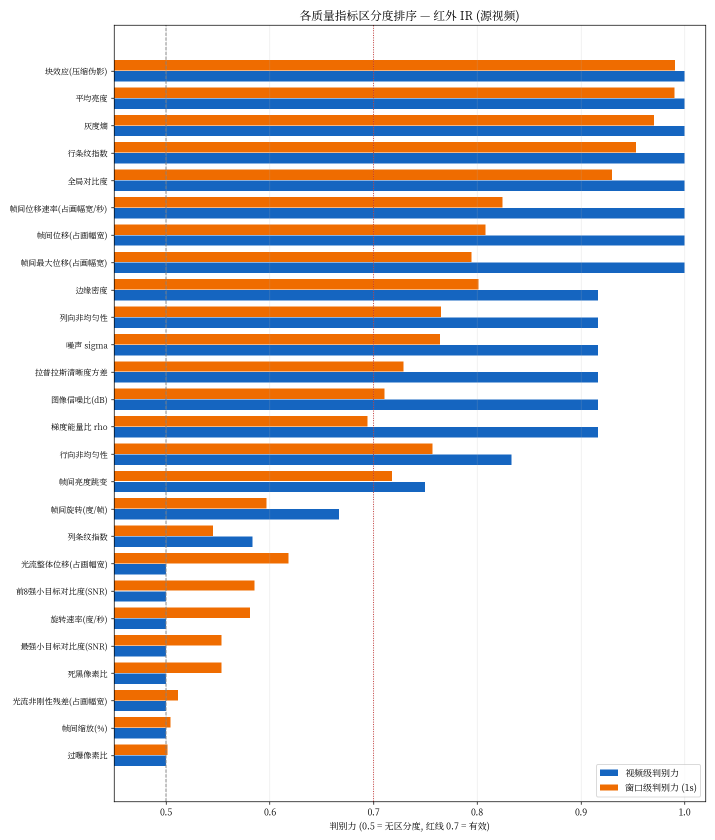
#> input picture manu/video_quality/report/chart_auc_ir.png, 1430 x 1679 px (shown at 1/2 size); its folder holds only this picture in this run
$ python -i regression_v2.py   (imports and definitions only)
#> lines starting #> are read from the running program, lines starting #| are printed output that depends on the picture; after the words box and inside, x2 and y2 are one past the last pixel; in counts of white or black regions, pixels touching at a corner belong together
#!/usr/bin/env python3
# -*- coding: utf-8 -*-
"""三分法回归验证体系（任务书 §三 + §四.1）——G3 序列级切分 + G4 回归测试。

本模块是**「好 / 一般 / 跟丢」三分法**与**序列级隔离切分**的唯一 owner：
``run_eval_v2.py`` 只在需要时惰性导入它，避免与主流程产生循环依赖。

三分法判定（任务书 §三原文口径）
--------------------------------
============ ========================================================== ====================
类别          客观标准                                                    用途
============ ========================================================== ====================
好片段        5 帧全程稳定跟住，且末帧 ``CLE_{t+4} ≤ 3 px``（任务书给死）  70% 标定 / 30% 留出
一般片段      未完全跟丢，但 ``3 px < CLE_{t+4} ≤ 容限``，或双跟踪器分歧    临界敏感性（不参与定标）
跟丢片段      原始画面下真实跟踪失锁（``CLE_{t+4} > 容限``）                盲测拦截验证集
============ ========================================================== ====================

🔴 **「好片段」的 3 px 是任务书给死的常量**（``GOOD_CLE_PX``），不得由本实现自行调整。

双臂合成规则（跨家族纪律：两臂**并列判定、不合并求平均**）
--------------------------------------------------------
* **每臂各自分类**（``class_<arm>``）：``CLE ≤ 3 px`` 且 5 帧稳定 ⇒ 好；
  ``CLE ≤ 容限`` ⇒ 一般；否则（硬失败或超容限）⇒ 跟丢。
* **数据集级三类**（``class_ds``，用两条主臂 XCorr / KCF 合成）：

  ============================== ==========================================
  条件                            数据集级类别
  ============================== ==========================================
  两臂都「好」                    好片段
  两臂都「跟丢」                  跟丢片段
  一臂好、一臂跟丢（**分歧**）      一般片段（任务书 §三「临界窗口」）
  一臂跟丢、另一臂一般             跟丢片段
  其余（两臂都一般）               一般片段
  ============================== ==========================================

序列级 7:3 切分（G3）
--------------------
按 ``seq_id`` **整条**切：70% 标定集 / 30% 留出集，切分种子固定并写入产物。
膝点反解**只用标定集**；留出集**零参与阈值搜索**（连退化仿真都不做）。

真实坏片盲测（G4）
------------------
坏组红外源片**没有标注 GT**，沿用 v1（``manu/video_quality/``）口径：
* **故障窗** = 视频**最后 5 秒**（``vq_tail.clip_slices`` 同款：``round(fps × 5)`` 帧）；
* **坏组黑边（pillarbox）检测裁边** = 复用 v1 的 ``vq_metrics.detect_content_box``
  （逐行/逐列**最大值** ≤ 16 判黑边，首尾连续黑边段，剩余内容 < 25% 则不裁），
  🔴 **不裁边会把坏片「测成」清晰**（黑边硬边缘抬高拉普拉斯能量）；
* 坏片**同样没有目标框** ⇒ ROI 由 **DoG 小目标响应自动选取**（每帧取最显著处），
  这对坏片是**最有利**的假设（若有目标必被选中）⇒ 拦截结论偏保守。
* 🔴 坏片只有 2 条 ⇒ 所有基于真实坏片的结论**只能标注为「小样本级」**。

执行机：服务器 ``huangzhe@192.168.99.40:32222``（conda env ``uav``，依赖 cv2 + scipy）。
"""

from __future__ import annotations

import csv
import json
import math
import os
import random
import sys
from pathlib import Path

import numpy as np

HERE = Path(__file__).resolve().parent
REPO = HERE.parent
if str(HERE) not in sys.path:
    sys.path.insert(0, str(HERE))

from run_eval_v2 import (ALL_METRICS, TRACKER_FAMILIES,  # noqa: E402
                         roc_auc)
from target_roi_metrics import (GLOBAL_METRICS, LOCAL_METRICS,  # noqa: E402
                                compute_roi_metrics)

#: v1 的黑边检测算子住在 ``manu/video_quality/``（5 个调用点共用）⇒ 复用，不重写。
VQ_DIR = REPO / "manu" / "video_quality"
if str(VQ_DIR) not in sys.path:
    sys.path.insert(0, str(VQ_DIR))

#: 🔴 任务书 §三 给死的「好片段」末帧 CLE 上限（px）——**不得由实现自行调整**。
GOOD_CLE_PX = 3.0
#: 序列级切分比例与种子（G3：70% 标定 / 30% 留出，固定种子 ⇒ 可复现）
CALIB_RATIO = 0.7
SPLIT_SEED = 20261126
#: 两条**跨家族主臂**（数据集级三分法只用这两条判定）
PRIMARY_ARMS = ("xcorr", "kcf_legacy")

#: 对外只保留的三项 v2 核心指标（G5：约束线表只出这三项）
CORE_METRICS = ("target_local_contrast", "target_lap_var", "local_scr")
#: **膝点邻域**的相对半宽（§8.2「一般片段的指标分布是否落在膝点邻域」的判定带 =
#: 膝点值 x [1/1.5, 1.5]）。🔴 不能用「跟住率降到 0.5 的 X」当邻域端点——本轮净化底座上
#: 所有曲线的跟住率都**从不跌破 0.5**，那个量恒为 nan。
KNEE_BAND_FACTOR = 1.5
#: 辅助指标（进「辅助指标」表，**不进红线**）
AUX_METRICS = ("target_grad_mean", "surround_std", "surround_edge_density", "surround_blockiness")

CLASS_GOOD = "good"
CLASS_MEDIOCRE = "mediocre"
CLASS_LOST = "lost"

#: 真实坏片 / 好片对照（**只做红外**；可见光 OSD 不在本任务范围）
REAL_BAD_CLIPS = (
    ("120BT-04-红外02", "/mnt/data/xxxu/纵横挂飞/120BT-04-红外02.mp4"),
    ("130CT-02红外_IRT", "/mnt/data/xxxu/纵横挂飞/130CT-02红外_IRT.mp4"),
)
REAL_GOOD_CLIPS = (
    ("VIDEO00007", "/mnt/data/xxxu/朗基天香20260903/VIDEO00007_19700101_012038IR.h264"),
    ("VIDEO00008", "/mnt/data/xxxu/朗基天香20260903/VIDEO00008_19700101_012152IR.h264"),
)
#: 故障窗长度（秒）——v1 ``vq_tail.clip_slices`` 同款口径
FAULT_SECONDS = 5.0


# --------------------------------------------------------------------------- 基础判定
# [6 lines left out: function _to_float, not called in this run]


def tolerance_for(target_w: float, target_h: float) -> float:
    """「跟住」容限（任务书口径）：``max(5 px, 0.5 × max(w, h))``。"""
    return max(5.0, 0.5 * max(float(target_w), float(target_h)))


# [118 lines left out: functions classify_arm, classify_dataset, split_sequences, verify_split_disjoint, read_clean_rows, classify_rows and 1 more, not called in this run]


def read_class_csv(path: Path) -> list[dict]:
    with open(path, encoding="utf-8") as handle:
        return list(csv.DictReader(handle))


# [14 lines left out: function write_split_csv, not called in this run]


def read_split_csv(path: Path) -> dict[str, str]:
    with open(path, encoding="utf-8") as handle:
        return {row["seq_id"]: row["split"] for row in csv.DictReader(handle)}


# --------------------------------------------------------------------------- 约束线读取
# [72 lines left out: functions read_constraint_lines, detect_content_box, read_tail_frames, not called in this run]


def detect_saliency_roi(frame: np.ndarray, reference_width: int = 640) -> tuple[float, float, float, float]:
    """**自动目标 ROI**（DoG 小目标响应峰值）——真实坏片**没有 GT** 时的唯一可行口径。

    * DoG = ``G(σ=1) - G(σ=4)``（与 v1 ``vq_metrics`` 的小目标响应同款算子）；
    * 峰值位置 ⇒ ROI 中心；峰值邻域的连通域包围盒 ⇒ ROI 尺寸；
    * 尺寸按画面宽度相对 ``reference_width`` 线性缩放（坏片 1280 px 宽 vs 好片 640 px 宽）；
    * 搜索范围**内缩 8 px**，避免 ROI 落在画面边缘。
    """
    import cv2

    height, width = frame.shape[:2]
    scale = width / float(reference_width)
    dog = (cv2.GaussianBlur(frame, (0, 0), 1.0).astype(np.float32)
           - cv2.GaussianBlur(frame, (0, 0), 4.0).astype(np.float32))
    # 🔴 ROI 搜索必须**避开画面边缘带**：坏组源片的内容底部有一条**硬边残影带**
    #    （v1 结论：黑边硬边缘会抬高拉普拉斯能量，把坏片「测成」清晰）。
    #    这里内缩 4%（≥16 px）⇒ ROI 不可能落在边缘伪影上，只能落在真实画面里。
    margin = max(16, int(round(0.04 * min(height, width))))
    masked = dog.copy()
    masked[:margin, :] = -np.inf
    masked[-margin:, :] = -np.inf
    masked[:, :margin] = -np.inf
    masked[:, -margin:] = -np.inf
    peak_y, peak_x = np.unravel_index(int(np.argmax(masked)), masked.shape)
    peak_value = float(dog[peak_y, peak_x])

    # ---- ROI 尺寸：峰值邻域内 DoG ≥ 0.5×峰值 的连通域包围盒
    half = 24
    y0, y1 = max(0, peak_y - half), min(height, peak_y + half + 1)
    x0, x1 = max(0, peak_x - half), min(width, peak_x + half + 1)
    patch = dog[y0:y1, x0:x1]
    box_w = box_h = 0
    if peak_value > 0:
        mask = (patch >= 0.5 * peak_value).astype(np.uint8)
        count, labels, stats, _ = cv2.connectedComponentsWithStats(mask, connectivity=8)
        label = labels[peak_y - y0, peak_x - x0]
        if label > 0:
            box_w = int(stats[label, cv2.CC_STAT_WIDTH])
            box_h = int(stats[label, cv2.CC_STAT_HEIGHT])
    if box_w < 3 or box_h < 3:            # 连通域退化 ⇒ 用 Anti-UAV 目标中位尺寸缩放
        box_w, box_h = int(round(29 * scale)), int(round(21 * scale))
    roi_w = float(min(max(box_w, max(9, round(9 * scale))), max(9, round(96 * scale))))
    roi_h = float(min(max(box_h, max(9, round(9 * scale))), max(9, round(96 * scale))))
    return float(peak_x), float(peak_y), roi_w, roi_h


# [258 lines left out: functions evaluate_real_clip, _rate_below, summarize_set, phase_classify, _load_clean_metrics, phase_blind and 1 more, not called in this run]

>>> import cv2
>>> picture = cv2.imread('../../manu/video_quality/report/chart_auc_ir.png', cv2.IMREAD_GRAYSCALE)
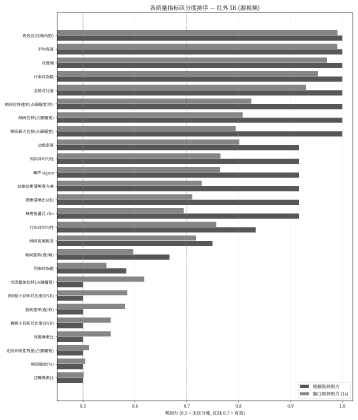
#> picture: shape (1679, 1430) (shown at 1/4 size); min 0, max 255, mean 210.8
>>> result = detect_saliency_roi(picture)
#> in detect_saliency_roi, `dog = (cv2.GaussianBlur(frame, (0, 0), 1.0).astype(np.float32) - cv2.G..`:
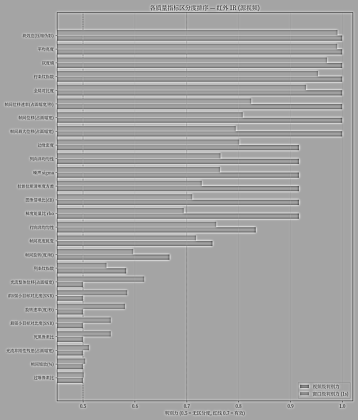
#> dog: shape (1679, 1430) float32 (shown at 1/4 size); min -132, max 73, mean 0; drawn with min black and max white
#> in detect_saliency_roi, `masked[:, -margin:] = -np.inf`:
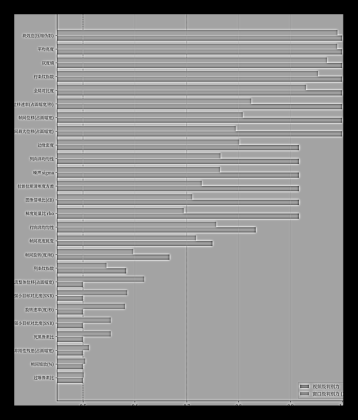
#> masked: shape (1679, 1430) float32 (shown at 1/4 size); 14.22% of the values are NaN or infinite; the others: min -126, max 71, mean -0.0196; drawn with min black, max white, NaN and infinite black
#> in detect_saliency_roi, `peak_y, peak_x = np.unravel_index(int(np.argmax(masked)), masked.shape)`: peak_y = 962; peak_x = 232
#> in detect_saliency_roi, `peak_value = float(dog[peak_y, peak_x])`: peak_value = 71
#> in detect_saliency_roi, `y0, y1 = max(0, peak_y - half), min(height, peak_y + half + 1)`: y0 = 938; y1 = 987
#> in detect_saliency_roi, `x0, x1 = max(0, peak_x - half), min(width, peak_x + half + 1)`: x0 = 208; x1 = 257
#> in detect_saliency_roi, `patch = dog[y0:y1, x0:x1]`:
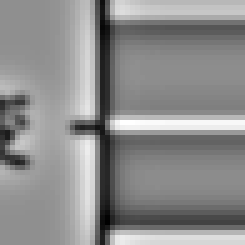
#> patch: shape (49, 49) float32 (shown 5 times larger); min -91, max 71, mean -1.3; drawn with min black and max white
#> in detect_saliency_roi, `mask = (patch >= 0.5 * peak_value).astype(np.uint8)`:
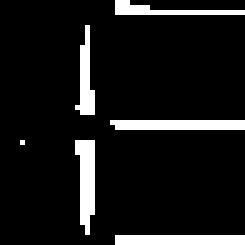
#> mask: shape (49, 49) (shown 5 times larger); values 0 (black) and 1 (white), 9.7% white; 6 white regions (1 under 20 px), largest, box (x1, y1, x2, y2) and area: (15, 28, 19, 47) 54, (22, 24, 49, 26) 53, (23, 47, 49, 49) 52, (15, 5, 19, 23) 38, (23, 0, 49, 3) 36
#> in detect_saliency_roi, `count, labels, stats, _ = cv2.connectedComponentsWithStats(mask, conne..`:
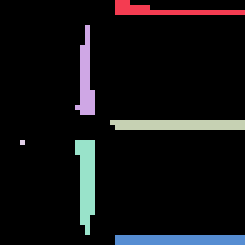
#> labels: shape (49, 49) int32 (shown 5 times larger); 7 distinct labels, from 0 to 6; one colour per label, 0 black
#> in detect_saliency_roi, `count, labels, stats, _ = cv2.connectedComponentsWithStats(mask, conne..`: count = 7; stats = [[0, 0, 49, 49, 2167], [23, 0, 26, 3, 36], [15, 5, 4, 18, 38], [22, 24, 27, 2, 53], [4, 28, 1, 1, 1], [15, 28, 4, 19, 54], [23, 47, 26, 2, 52]]
#> in detect_saliency_roi, `label = labels[peak_y - y0, peak_x - x0]`: label = 3
#> in detect_saliency_roi, `box_w = int(stats[label, cv2.CC_STAT_WIDTH])`: box_w = 27
#> in detect_saliency_roi, `box_h = int(stats[label, cv2.CC_STAT_HEIGHT])`: box_h = 2
#> result = (232, 962, 65, 47)

$ run again, on manu/video_quality/report/chart_auc_osd.png
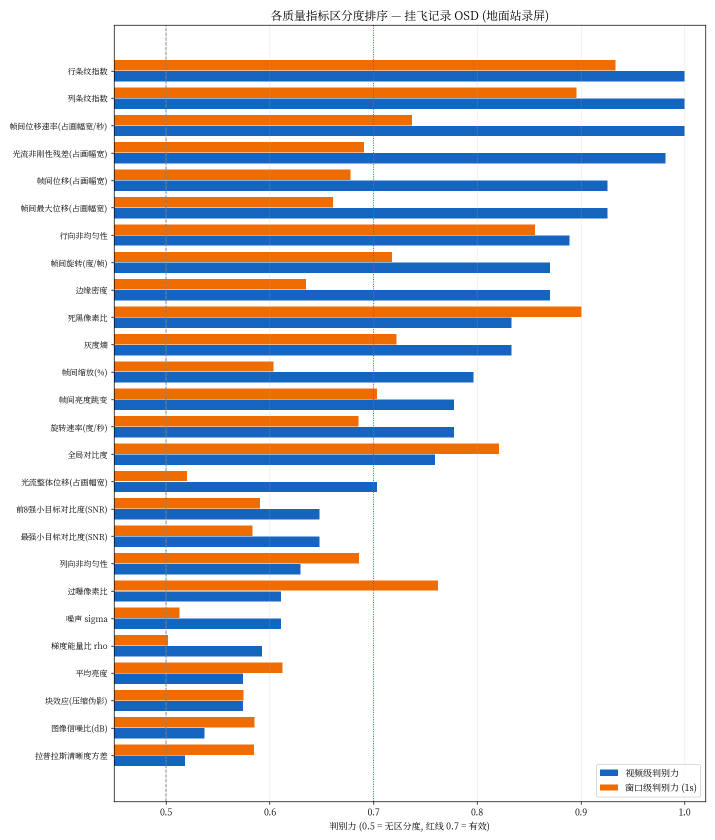
#> input picture manu/video_quality/report/chart_auc_osd.png, 1430 x 1679 px (shown at 1/2 size)
#> in detect_saliency_roi, `masked[:, -margin:] = -np.inf`:
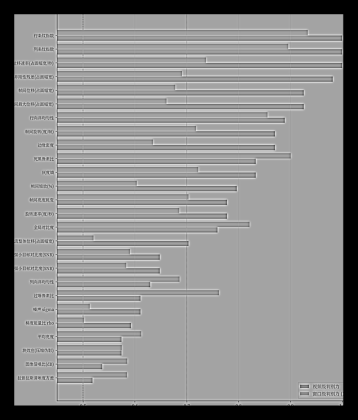
#> masked: shape (1679, 1430) float32 (shown at 1/4 size); 14.22% of the values are NaN or infinite; the others: min -126, max 71, mean -0.0119; drawn with min black, max white, NaN and infinite black
#> peak_y = 962; peak_x = 232
#> peak_value = 71
#> y0 = 938; y1 = 987
#> x0 = 208; x1 = 257
#> mask: shape (49, 49); values 0 (black) and 1 (white), 10.5% white; 6 white regions (1 under 20 px), largest, box (x1, y1, x2, y2) and area: (15, 28, 19, 47) 54, (22, 24, 49, 26) 53, (23, 47, 49, 49) 52, (15, 5, 19, 23) 39, (23, 0, 49, 3) 36
#> in detect_saliency_roi, `count, labels, stats, _ = cv2.connectedComponentsWithStats(mask, conne..`:
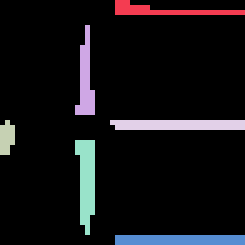
#> labels: shape (49, 49) int32 (shown 5 times larger); 7 distinct labels, from 0 to 6; one colour per label, 0 black
#> count = 7; stats = [[0, 0, 49, 49, 2150], [23, 0, 26, 3, 36], [15, 5, 4, 18, 39], [0, 24, 3, 7, 17], [22, 24, 27, 2, 53], [15, 28, 4, 19, 54], [23, 47, 26, 2, 52]]
#> label = 4
#> in detect_saliency_roi, `box_w = int(stats[label, cv2.CC_STAT_WIDTH])`: box_w = 27
#> in detect_saliency_roi, `box_h = int(stats[label, cv2.CC_STAT_HEIGHT])`: box_h = 2
#> result = (232, 962, 65, 47)

$ run again, on manu/video_quality/report/chart_auc_vis.png
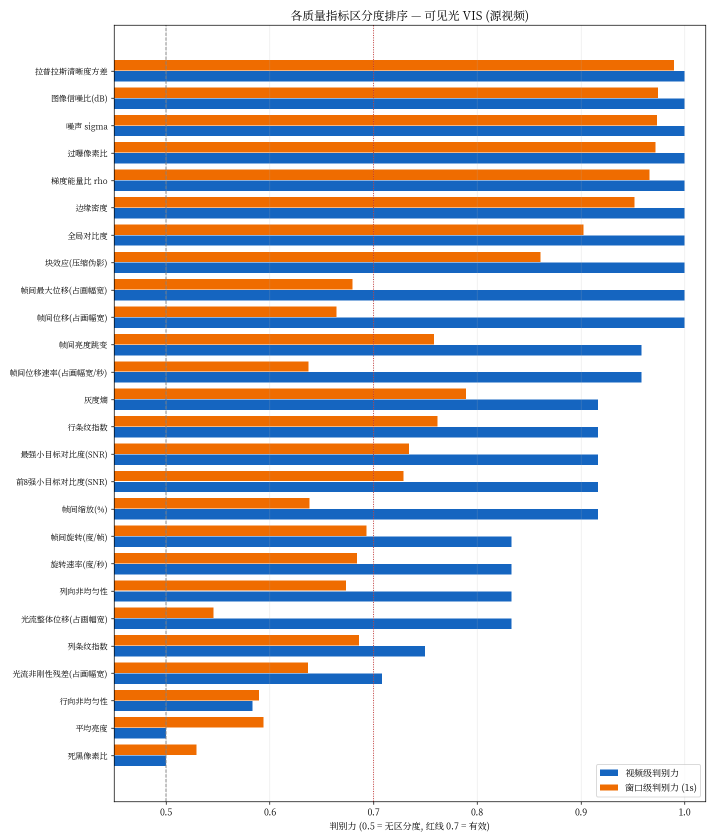
#> input picture manu/video_quality/report/chart_auc_vis.png, 1430 x 1679 px (shown at 1/2 size)
#> in detect_saliency_roi, `masked[:, -margin:] = -np.inf`:
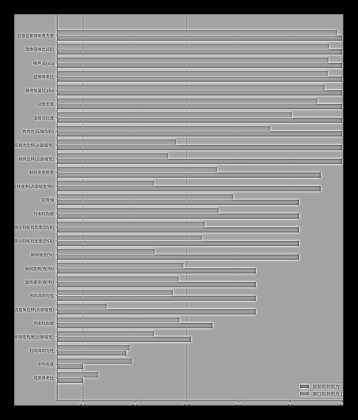
#> masked: shape (1679, 1430) float32 (shown at 1/4 size); 14.22% of the values are NaN or infinite; the others: min -126, max 71, mean -0.0245; drawn with min black, max white, NaN and infinite black
#> peak_y = 962; peak_x = 232
#> peak_value = 71
#> y0 = 938; y1 = 987
#> x0 = 208; x1 = 257
#> mask: shape (49, 49); values 0 (black) and 1 (white), 10.2% white; 6 white regions (1 under 20 px), largest, box (x1, y1, x2, y2) and area: (15, 28, 19, 47) 54, (22, 24, 49, 26) 53, (23, 47, 49, 49) 52, (15, 5, 19, 23) 39, (23, 0, 49, 3) 36
#> in detect_saliency_roi, `count, labels, stats, _ = cv2.connectedComponentsWithStats(mask, conne..`:
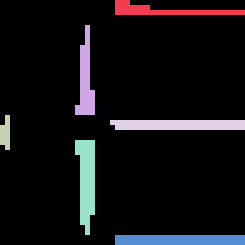
#> labels: shape (49, 49) int32 (shown 5 times larger); 7 distinct labels, from 0 to 6; one colour per label, 0 black
#> count = 7; stats = [[0, 0, 49, 49, 2156], [23, 0, 26, 3, 36], [15, 5, 4, 18, 39], [0, 23, 2, 7, 11], [22, 24, 27, 2, 53], [15, 28, 4, 19, 54], [23, 47, 26, 2, 52]]
#> label = 4
#> in detect_saliency_roi, `box_w = int(stats[label, cv2.CC_STAT_WIDTH])`: box_w = 27
#> in detect_saliency_roi, `box_h = int(stats[label, cv2.CC_STAT_HEIGHT])`: box_h = 2
#> result = (232, 962, 65, 47)
